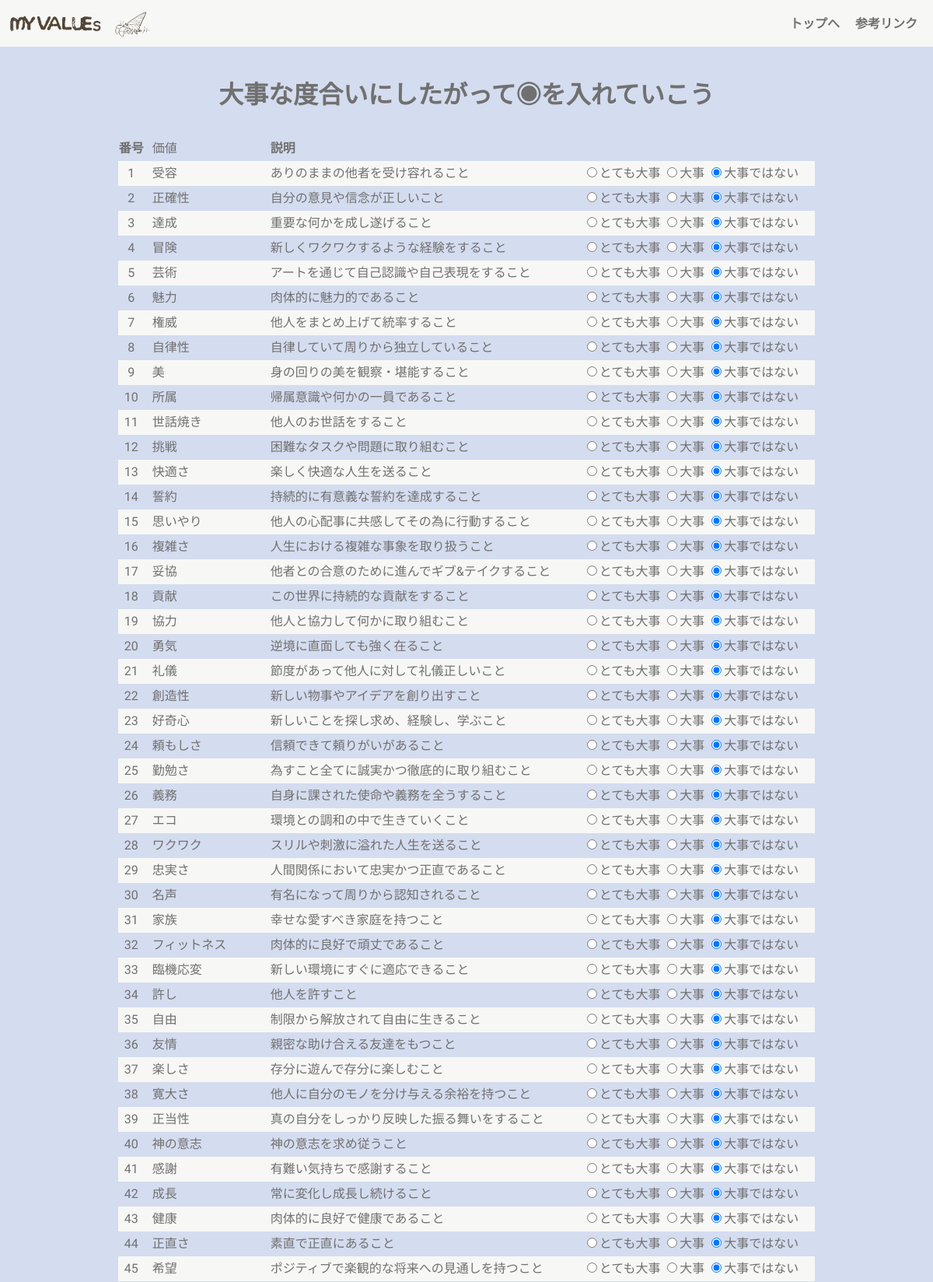
The app's page /page2 (upper part) with its own data.
### tables this page shows
CREATE TABLE "values100" (
	"id"	INTEGER,
	"value"	TEXT,
	"explanation"	TEXT,
	PRIMARY KEY("id")
);

### app.py (the view)
@app.route("/page2",methods=["GET"])
def page2_get():
        conn=sqlite3.connect("myvalues.db")
        c=conn.cursor()
        c.execute("Select id,value,explanation From values100;")
        value_list=[]
        for row in c.fetchall():
            value_list.append({"id":row[0],"task":row[1],"explanation":row[2]})
        c.close()
        conn.close()
        return render_template("/page2.html",value_list=value_list)

### templates/page2.html (shortened to what this page needs)
{% extends "base.html" %}
{% block content %}
<div class="container">
    <div class ="box-list">
        <p>
            <h1>大事な度合いにしたがって◉を入れていこう</h1>
        </p>
        <div class="first-list">
            <form action="/page2" id="list100form" method="post">
                <table>
                    <tr class="value_container">
                        <th>番号</th><th class="titles">価値</th><th class="need">説明</th><th></th>
                    </tr>
                    {% for item in value_list %}
                    <tr class="value_container">
                        <td>{{item['id']}}</td>
                        <td class="titles">{{item['task']}}</td>
                        <td class="need">{{item['explanation']}}</td>
                        <td>
                            <label><input type="radio" name="r{{item['id']}}" value="2">とても大事</label>
                            <label><input type="radio" name="r{{item['id']}}" value="1">大事</label>
                            <label class="last"><input type="radio" name="r{{item['id']}}" value="0" checked>大事ではない</label>
                        </td>
                    </tr>
                    {% endfor %}
                </table>
            </form>
        </div>
    </div>
</div>
{% endblock %}

### templates/base.html (shortened to what this page needs)
<!DOCTYPE html>
<html lang="ja">
<head>
    <link rel="stylesheet" href="../static/css/style.css">
</head>
<body>
    <div class="container-all">
        <header class="site-header">
        <div class="logo">
            <img src="../static/img/name.png" alt="">
        </div>
        <div class="logoimage">
            <img src="../static/img/myvalueslogo.png" alt="">
        </div>
        <div class="menu">
        <nav>
            <ul>
                <li><a  href="" >トップへ</a></li>
                <li><a  href="" >参考リンク</a></li>
            </ul>
        </nav>
        </div>
        </header>
    {% block content %}
    {% endblock %}
    </div>
</body>
</html>

### static/css/style.css (style rules this page uses)
html { overflow-y: scroll; }
body, h1, h2, h3, h4, h5, p, ul, ol, li, dl, dt, dd { margin: 0px; padding: 0px; }
body { background: #fff; text-align: center; font-size: 16px; line-height: 1.4; min-width: 100%; -webkit-text-size-adjust: 100%; }
li { list-style: none; }
a { outline: none; color: inherit; text-decoration: none; }
img { border: 0px; vertical-align: bottom; }
body { font-family: "Noto Sans Japanese", "ヒラギノ角ゴ Pro W3", "Hiragino Kaku Gothic Pro", "ヒラギノ角ゴ ProN W3", "Hiragino Kaku Gothic ProN", "游ゴシック", YuGothic, "メイリオ", "Meiryo", "HGPｺﾞｼｯｸM", "Osaka", "ＭＳ Ｐゴシック", sans-serif, Century Gothic, Arial,"M PLUS Rounded 1c"; }
.site-header { height: 60px; background: #F7F8F5; text-align: center; position: fixed; width: 100%; display: flex; }
header img { height:50px; }
.logo { margin: 5px,0px,0px,5px; padding-top: 5px; }
.logoimage { padding-top: 10px; }
.menu { margin:0 0 0 auto; }
ul { display: flex; list-style: none; margin: 5px; padding: 5px; }
li { margin:10px; font-family: 'M PLUS Rounded 1c', sans-serif; font-weight: 600; color:#707070; }
.container-all { background-color:#D4DCEF; width: 100%; height: auto !important; height: 100%; position: relative; min-height: 100%; }
.container { background-color:#D4DCEF; font-family: 'M PLUS Rounded 1c', sans-serif; color: #707070; padding-bottom:80px; height: 100%; }
.container h1 { font-family: 'M PLUS Rounded 1c', sans-serif; color: #707070; }
.box-list { padding-top: 100px; margin: 0 auto; margin-bottom:30px; }
.first-list table { border-collapse: collapse; margin-top: 30px; margin-left: auto; margin-right: auto; }
.first-list table td { background: #F7F8F5; }
.first-list table tr:nth-child(odd) td { background: #D4DCEF; }
.first-list table td { margin-right: 10px; }
.titles { font-weight: 500; height: 30px; width: 150px; text-align: left; padding-left: 10px; }
.need { text-align: left; width: 400px; }
.last { margin-right:20px; }

### records on screen
values100: id "1", task "受容", explanation "ありのままの他者を受け容れること"
values100: id "2", task "正確性", explanation "自分の意見や信念が正しいこと"
values100: id "3", task "達成", explanation "重要な何かを成し遂げること"
values100: id "4", task "冒険", explanation "新しくワクワクするような経験をすること"
values100: id "5", task "芸術", explanation "アートを通じて自己認識や自己表現をすること"
values100: id "6", task "魅力", explanation "肉体的に魅力的であること"
values100: id "7", task "権威", explanation "他人をまとめ上げて統率すること"
values100: id "8", task "自律性", explanation "自律していて周りから独立していること"
values100: id "9", task "美", explanation "身の回りの美を観察・堪能すること"
values100: id "10", task "所属", explanation "帰属意識や何かの一員であること"
values100: id "11", task "世話焼き", explanation "他人のお世話をすること"
values100: id "12", task "挑戦", explanation "困難なタスクや問題に取り組むこと"
values100: id "13", task "快適さ", explanation "楽しく快適な人生を送ること"
values100: id "14", task "誓約", explanation "持続的に有意義な誓約を達成すること"
values100: id "15", task "思いやり", explanation "他人の心配事に共感してその為に行動すること"
values100: id "16", task "複雑さ", explanation "人生における複雑な事象を取り扱うこと"
values100: id "17", task "妥協", explanation "他者との合意のために進んでギブ&テイクすること"
values100: id "18", task "貢献", explanation "この世界に持続的な貢献をすること"
values100: id "19", task "協力", explanation "他人と協力して何かに取り組むこと"
values100: id "20", task "勇気", explanation "逆境に直面しても強く在ること"
values100: id "21", task "礼儀", explanation "節度があって他人に対して礼儀正しいこと"
values100: id "22", task "創造性", explanation "新しい物事やアイデアを創り出すこと"
values100: id "23", task "好奇心", explanation "新しいことを探し求め、経験し、学ぶこと"
values100: id "24", task "頼もしさ", explanation "信頼できて頼りがいがあること"
values100: id "25", task "勤勉さ", explanation "為すこと全てに誠実かつ徹底的に取り組むこと"
values100: id "26", task "義務", explanation "自身に課された使命や義務を全うすること"
values100: id "27", task "エコ", explanation "環境との調和の中で生きていくこと"
values100: id "28", task "ワクワク", explanation "スリルや刺激に溢れた人生を送ること"
values100: id "29", task "忠実さ", explanation "人間関係において忠実かつ正直であること"
values100: id "30", task "名声", explanation "有名になって周りから認知されること"
values100: id "31", task "家族", explanation "幸せな愛すべき家庭を持つこと"
values100: id "32", task "フィットネス", explanation "肉体的に良好で頑丈であること"
values100: id "33", task "臨機応変", explanation "新しい環境にすぐに適応できること"
values100: id "34", task "許し", explanation "他人を許すこと"
values100: id "35", task "自由", explanation "制限から解放されて自由に生きること"
values100: id "36", task "友情", explanation "親密な助け合える友達をもつこと"
values100: id "37", task "楽しさ", explanation "存分に遊んで存分に楽しむこと"
values100: id "38", task "寛大さ", explanation "他人に自分のモノを分け与える余裕を持つこと"
values100: id "39", task "正当性", explanation "真の自分をしっかり反映した振る舞いをすること"
values100: id "40", task "神の意志", explanation "神の意志を求め従うこと"
values100: id "41", task "感謝", explanation "有難い気持ちで感謝すること"
values100: id "42", task "成長", explanation "常に変化し成長し続けること"
values100: id "43", task "健康", explanation "肉体的に良好で健康であること"
values100: id "44", task "正直さ", explanation "素直で正直にあること"
values100: id "45", task "希望", explanation "ポジティブで楽観的な将来への見通しを持つこと"
